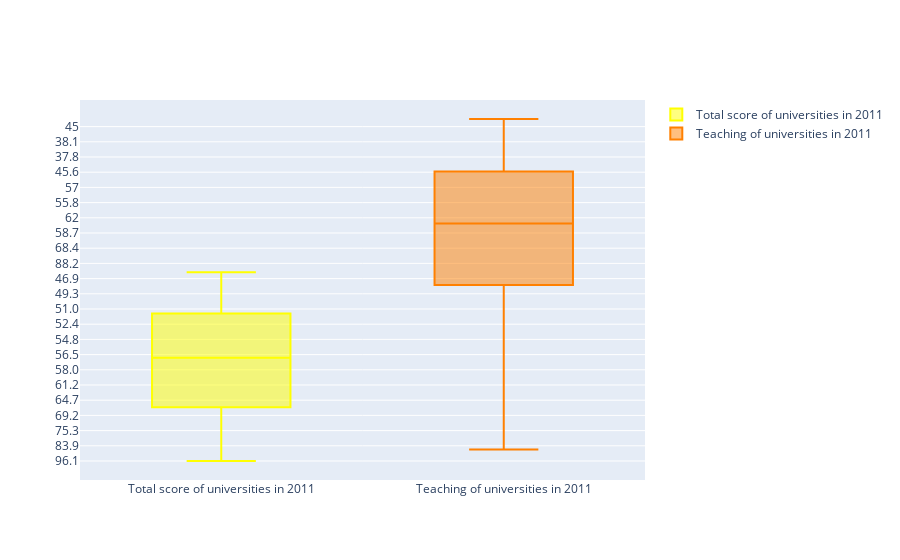

Here is the notebook cell this chart was saved with:
### Code cell
trace_z = go.Box( 
                      y=year2011.total_score, 
                      name = 'Total score of universities in 2011',
                       marker = dict(
                            color = 'rgb(500,310,0.9)',
                                                       )
)
trace_w = go.Box(
                     y=year2011.teaching,
                     name = 'Teaching of universities in 2011',
                     marker = dict(
                            color = 'rgb(300, 128, 0.5)',
     )
)
data = [trace_z, trace_w]
iplot(data)

### Figure 1 — Plotly figure (JSON) as saved in the notebook; plotly's stock layout.template omitted (floating-point values rounded to 4 significant figures; data arrays with more than 128 entries replaced by an {"elided": "..."} marker saying what was removed)
{"data": [{"marker": {"color": "rgb(500,310,0.9)"}, "name": "Total score of universities in 2011", "type": "box", "y": {"elided": "200 str values"}}, {"marker": {"color": "rgb(300, 128, 0.5)"}, "name": "Teaching of universities in 2011", "type": "box", "y": {"elided": "200 float values"}}], "layout": {}}
